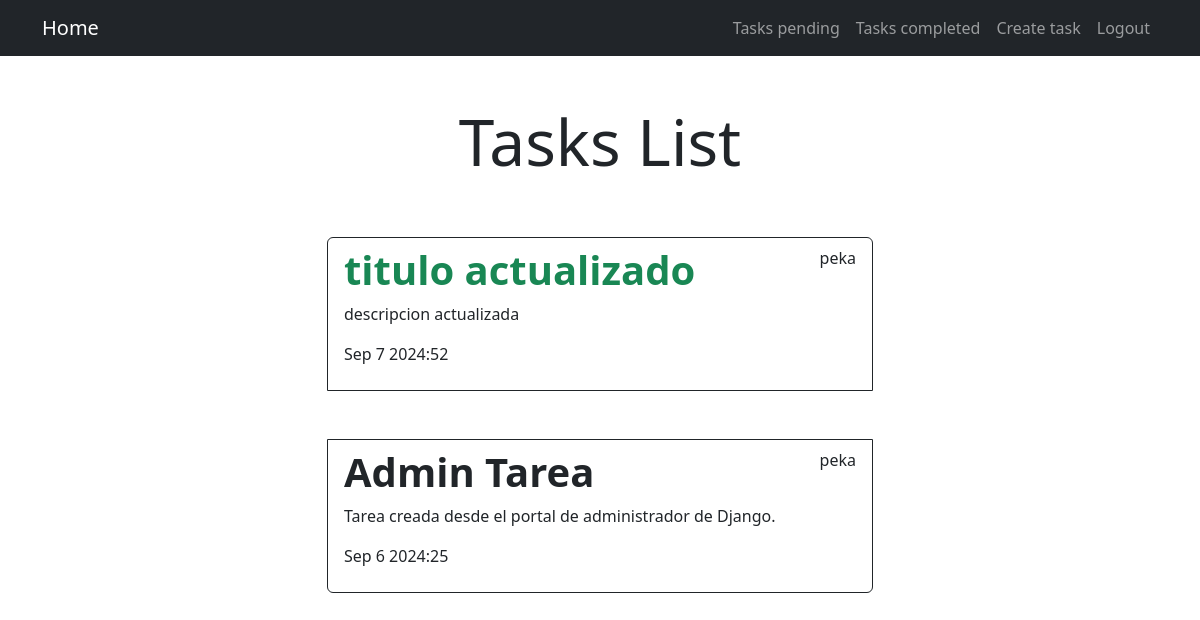
Screenshot of /tasks-completed/ (signed in) with the database file from the repository.
### tasks/models.py (models this page shows, shortened)
class Task(models.Model):
    title = models.CharField(max_length=100)
    description = models.TextField(blank=True)
    created = models.DateTimeField(auto_now_add=True)
    datecompleated = models.DateTimeField(null=True, blank=True)
    important = models.BooleanField(default=False)
    user = models.ForeignKey(User, on_delete=models.CASCADE)

### tasks/views.py (the view)
# urls.py: path('tasks-completed/', views.tasks_completed, name='tasks_completed'),
@login_required
def tasks_completed(request):
    tasks = Task.objects.filter(user=request.user, datecompleated__isnull=False).order_by('-datecompleated')
    return render(request, 'tasks.html', {
        'tasks': tasks
    })

### tasks/templates/tasks.html
{% extends 'base.html' %}
{% block content %}
<main class="container">
    <div class="row">
        <div class="col-md-6 offset-md-3">
            <h1 class="text-center display-3 py-5">Tasks List</h1>
            <ul class="list-group">
                {% for task in tasks %}
                <a class="list-group-item mb-5 border border-dark" href="{% url 'task_detail' task.id %}">
                    <header class="d-flex justify-content-between">
                        {% if task.important %}
                        <h1 class="fw-bold text-success">{{task.title}}</h1>
                        {% else %}
                        <h1 class="fw-bold">{{task.title}}</h1>
                        {% endif%}
                        <p>{{task.user.username}}</p>
                    </header>
                    <p>{{task.description}}</p>
                    <p>{{task.datecompleated|date:'M j Y:i'}}</p>
                </a>
                {% endfor%}
            </ul>
        </div>
    </div>
</main>
{% endblock %}

### rows the page displays
Task: title "titulo actualizado", user.username "peka", description "descripcion actualizada", datecompleated "Sep 7 2024:52"
Task: title "Admin Tarea", user.username "peka", description "Tarea creada desde el portal de administrador de Django.", datecompleated "Sep 6 2024:25"
